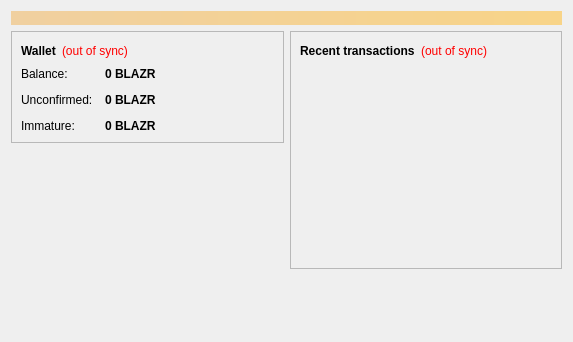
<?xml version="1.0" encoding="UTF-8"?>
<ui version="4.0">
 <class>OverviewPage</class>
 <widget class="QWidget" name="OverviewPage">
  <property name="geometry">
   <rect>
    <x>0</x>
    <y>0</y>
    <width>573</width>
    <height>342</height>
   </rect>
  </property>
  <property name="windowTitle">
   <string>Form</string>
  </property>
  <layout class="QVBoxLayout" name="topLayout">
   <item>
    <widget class="QLabel" name="labelAlerts">
     <property name="visible">
      <bool>false</bool>
     </property>
     <property name="styleSheet">
      <string notr="true">background-color: qlineargradient(x1: 0, y1: 0, x2: 1, y2: 0, stop:0 #F0D0A0, stop:1 #F8D488); color:#000000;</string>
     </property>
     <property name="wordWrap">
      <bool>true</bool>
     </property>
     <property name="margin">
      <number>3</number>
     </property>
    </widget>
   </item>
   <item>
    <layout class="QHBoxLayout" name="horizontalLayout" stretch="1,1">
     <item>
      <layout class="QVBoxLayout" name="verticalLayout_2">
       <item>
        <widget class="QFrame" name="frame">
         <property name="frameShape">
          <enum>QFrame::StyledPanel</enum>
         </property>
         <property name="frameShadow">
          <enum>QFrame::Raised</enum>
         </property>
         <layout class="QVBoxLayout" name="verticalLayout_4">
          <item>
           <layout class="QHBoxLayout" name="horizontalLayout_4">
            <item>
             <widget class="QLabel" name="label_5">
              <property name="font">
               <font>
                <weight>75</weight>
                <bold>true</bold>
               </font>
              </property>
              <property name="text">
               <string>Wallet</string>
              </property>
             </widget>
            </item>
            <item>
             <widget class="QLabel" name="labelWalletStatus">
              <property name="toolTip">
               <string>The displayed information may be out of date. Your wallet automatically synchronizes with the BlazerCoin network after a connection is established, but this process has not completed yet.</string>
              </property>
              <property name="styleSheet">
               <string notr="true">QLabel { color: red; }</string>
              </property>
              <property name="text">
               <string notr="true">(out of sync)</string>
              </property>
              <property name="alignment">
               <set>Qt::AlignLeading|Qt::AlignLeft|Qt::AlignVCenter</set>
              </property>
             </widget>
            </item>
            <item>
             <spacer name="horizontalSpacer_2">
              <property name="orientation">
               <enum>Qt::Horizontal</enum>
              </property>
              <property name="sizeHint" stdset="0">
               <size>
                <width>40</width>
                <height>20</height>
               </size>
              </property>
             </spacer>
            </item>
           </layout>
          </item>
          <item>
           <layout class="QFormLayout" name="formLayout_2">
            <property name="fieldGrowthPolicy">
             <enum>QFormLayout::AllNonFixedFieldsGrow</enum>
            </property>
            <property name="horizontalSpacing">
             <number>12</number>
            </property>
            <property name="verticalSpacing">
             <number>12</number>
            </property>
            <item row="0" column="0">
             <widget class="QLabel" name="label">
              <property name="text">
               <string>Balance:</string>
              </property>
             </widget>
            </item>
            <item row="0" column="1">
             <widget class="QLabel" name="labelBalance">
              <property name="font">
               <font>
                <weight>75</weight>
                <bold>true</bold>
               </font>
              </property>
              <property name="cursor">
               <cursorShape>IBeamCursor</cursorShape>
              </property>
              <property name="toolTip">
               <string>Your current balance</string>
              </property>
              <property name="text">
               <string notr="true">0 BLAZR</string>
              </property>
              <property name="textInteractionFlags">
               <set>Qt::LinksAccessibleByMouse|Qt::TextSelectableByKeyboard|Qt::TextSelectableByMouse</set>
              </property>
             </widget>
            </item>
            <item row="1" column="0">
             <widget class="QLabel" name="label_3">
              <property name="text">
               <string>Unconfirmed:</string>
              </property>
             </widget>
            </item>
            <item row="1" column="1">
             <widget class="QLabel" name="labelUnconfirmed">
              <property name="font">
               <font>
                <weight>75</weight>
                <bold>true</bold>
               </font>
              </property>
              <property name="cursor">
               <cursorShape>IBeamCursor</cursorShape>
              </property>
              <property name="toolTip">
               <string>Total of transactions that have yet to be confirmed, and do not yet count toward the current balance</string>
              </property>
              <property name="text">
               <string notr="true">0 BLAZR</string>
              </property>
              <property name="textInteractionFlags">
               <set>Qt::LinksAccessibleByMouse|Qt::TextSelectableByKeyboard|Qt::TextSelectableByMouse</set>
              </property>
             </widget>
            </item>
            <item row="2" column="0">
             <widget class="QLabel" name="labelImmatureText">
              <property name="text">
               <string>Immature:</string>
              </property>
             </widget>
            </item>
            <item row="2" column="1">
             <widget class="QLabel" name="labelImmature">
              <property name="font">
               <font>
                <weight>75</weight>
                <bold>true</bold>
               </font>
              </property>
              <property name="toolTip">
               <string>Mined balance that has not yet matured</string>
              </property>
              <property name="text">
               <string notr="true">0 BLAZR</string>
              </property>
              <property name="textInteractionFlags">
               <set>Qt::LinksAccessibleByMouse|Qt::TextSelectableByKeyboard|Qt::TextSelectableByMouse</set>
              </property>
             </widget>
            </item>
           </layout>
          </item>
         </layout>
        </widget>
       </item>
       <item>
        <spacer name="verticalSpacer">
         <property name="orientation">
          <enum>Qt::Vertical</enum>
         </property>
         <property name="sizeHint" stdset="0">
          <size>
           <width>20</width>
           <height>40</height>
          </size>
         </property>
        </spacer>
       </item>
      </layout>
     </item>
     <item>
      <layout class="QVBoxLayout" name="verticalLayout_3">
       <item>
        <widget class="QFrame" name="frame_2">
         <property name="frameShape">
          <enum>QFrame::StyledPanel</enum>
         </property>
         <property name="frameShadow">
          <enum>QFrame::Raised</enum>
         </property>
         <layout class="QVBoxLayout" name="verticalLayout">
          <item>
           <layout class="QHBoxLayout" name="horizontalLayout_2">
            <item>
             <widget class="QLabel" name="label_4">
              <property name="text">
               <string>&lt;b&gt;Recent transactions&lt;/b&gt;</string>
              </property>
             </widget>
            </item>
            <item>
             <widget class="QLabel" name="labelTransactionsStatus">
              <property name="toolTip">
               <string>The displayed information may be out of date. Your wallet automatically synchronizes with the BlazerCoin network after a connection is established, but this process has not completed yet.</string>
              </property>
              <property name="styleSheet">
               <string notr="true">QLabel { color: red; }</string>
              </property>
              <property name="text">
               <string notr="true">(out of sync)</string>
              </property>
              <property name="alignment">
               <set>Qt::AlignRight|Qt::AlignTrailing|Qt::AlignVCenter</set>
              </property>
             </widget>
            </item>
            <item>
             <spacer name="horizontalSpacer">
              <property name="orientation">
               <enum>Qt::Horizontal</enum>
              </property>
              <property name="sizeHint" stdset="0">
               <size>
                <width>40</width>
                <height>20</height>
               </size>
              </property>
             </spacer>
            </item>
           </layout>
          </item>
          <item>
           <widget class="QListView" name="listTransactions">
            <property name="styleSheet">
             <string notr="true">QListView { background: transparent; }</string>
            </property>
            <property name="frameShape">
             <enum>QFrame::NoFrame</enum>
            </property>
            <property name="verticalScrollBarPolicy">
             <enum>Qt::ScrollBarAlwaysOff</enum>
            </property>
            <property name="horizontalScrollBarPolicy">
             <enum>Qt::ScrollBarAlwaysOff</enum>
            </property>
            <property name="selectionMode">
             <enum>QAbstractItemView::NoSelection</enum>
            </property>
           </widget>
          </item>
         </layout>
        </widget>
       </item>
       <item>
        <spacer name="verticalSpacer_2">
         <property name="orientation">
          <enum>Qt::Vertical</enum>
         </property>
         <property name="sizeHint" stdset="0">
          <size>
           <width>20</width>
           <height>40</height>
          </size>
         </property>
        </spacer>
       </item>
      </layout>
     </item>
    </layout>
   </item>
  </layout>
 </widget>
 <resources/>
 <connections/>
</ui>
